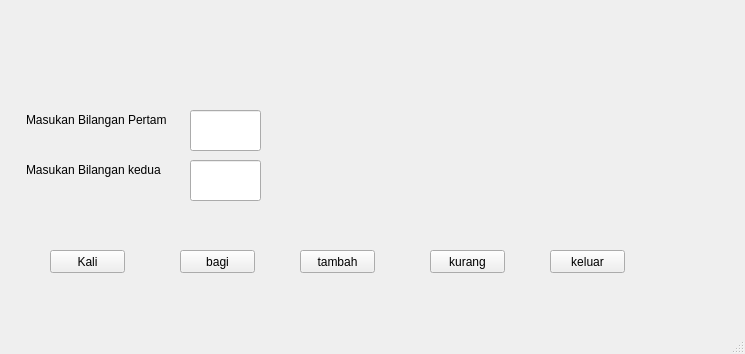
<?xml version="1.0" encoding="UTF-8"?>
<ui version="4.0">
 <class>MainWindow</class>
 <widget class="QMainWindow" name="MainWindow">
  <property name="geometry">
   <rect>
    <x>0</x>
    <y>0</y>
    <width>745</width>
    <height>354</height>
   </rect>
  </property>
  <property name="windowTitle">
   <string>KALKULATOR SEDERHANA</string>
  </property>
  <property name="toolButtonStyle">
   <enum>Qt::ToolButtonFollowStyle</enum>
  </property>
  <widget class="QWidget" name="centralwidget">
   <widget class="QPushButton" name="kalibtn">
    <property name="geometry">
     <rect>
      <x>50</x>
      <y>250</y>
      <width>75</width>
      <height>23</height>
     </rect>
    </property>
    <property name="text">
     <string>Kali</string>
    </property>
   </widget>
   <widget class="QPushButton" name="bagibtn">
    <property name="geometry">
     <rect>
      <x>180</x>
      <y>250</y>
      <width>75</width>
      <height>23</height>
     </rect>
    </property>
    <property name="text">
     <string>bagi</string>
    </property>
   </widget>
   <widget class="QPushButton" name="tambahbtn">
    <property name="geometry">
     <rect>
      <x>300</x>
      <y>250</y>
      <width>75</width>
      <height>23</height>
     </rect>
    </property>
    <property name="text">
     <string>tambah</string>
    </property>
   </widget>
   <widget class="QPushButton" name="kurangbtn">
    <property name="geometry">
     <rect>
      <x>430</x>
      <y>250</y>
      <width>75</width>
      <height>23</height>
     </rect>
    </property>
    <property name="text">
     <string>kurang</string>
    </property>
   </widget>
   <widget class="QLabel" name="label_input1">
    <property name="geometry">
     <rect>
      <x>26</x>
      <y>110</y>
      <width>141</width>
      <height>20</height>
     </rect>
    </property>
    <property name="text">
     <string>Masukan Bilangan Pertama :</string>
    </property>
   </widget>
   <widget class="QLabel" name="label_input2">
    <property name="geometry">
     <rect>
      <x>26</x>
      <y>160</y>
      <width>141</width>
      <height>20</height>
     </rect>
    </property>
    <property name="text">
     <string>Masukan Bilangan kedua    :</string>
    </property>
   </widget>
   <widget class="QLineEdit" name="lineEdit_1">
    <property name="geometry">
     <rect>
      <x>190</x>
      <y>160</y>
      <width>71</width>
      <height>41</height>
     </rect>
    </property>
   </widget>
   <widget class="QPushButton" name="keluarbtn">
    <property name="geometry">
     <rect>
      <x>550</x>
      <y>250</y>
      <width>75</width>
      <height>23</height>
     </rect>
    </property>
    <property name="text">
     <string>keluar</string>
    </property>
   </widget>
   <widget class="QLineEdit" name="lineEdit_2">
    <property name="geometry">
     <rect>
      <x>190</x>
      <y>110</y>
      <width>71</width>
      <height>41</height>
     </rect>
    </property>
   </widget>
   <zorder>bagibtn</zorder>
   <zorder>tambahbtn</zorder>
   <zorder>kurangbtn</zorder>
   <zorder>label_input1</zorder>
   <zorder>label_input2</zorder>
   <zorder>lineEdit_1</zorder>
   <zorder>keluarbtn</zorder>
   <zorder>kalibtn</zorder>
   <zorder>lineEdit_2</zorder>
  </widget>
  <widget class="QStatusBar" name="statusbar"/>
 </widget>
 <resources/>
 <connections/>
</ui>
